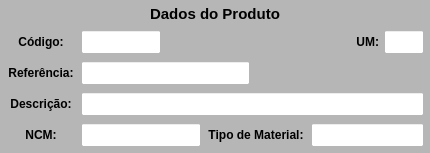
        <widget class="QWidget" name="widget_Cor1" native="true">
         <property name="sizePolicy">
          <sizepolicy hsizetype="Preferred" vsizetype="Preferred">
           <horstretch>0</horstretch>
           <verstretch>0</verstretch>
          </sizepolicy>
         </property>
         <property name="minimumSize">
          <size>
           <width>430</width>
           <height>0</height>
          </size>
         </property>
         <property name="maximumSize">
          <size>
           <width>430</width>
           <height>16777215</height>
          </size>
         </property>
         <property name="styleSheet">
          <string notr="true">background-color: rgb(182, 182, 182);</string>
         </property>
         <layout class="QVBoxLayout" name="verticalLayout_8">
          <property name="spacing">
           <number>1</number>
          </property>
          <property name="leftMargin">
           <number>1</number>
          </property>
          <property name="topMargin">
           <number>1</number>
          </property>
          <property name="rightMargin">
           <number>1</number>
          </property>
          <property name="bottomMargin">
           <number>3</number>
          </property>
          <item>
           <widget class="QWidget" name="widget_28" native="true">
            <property name="minimumSize">
             <size>
              <width>0</width>
              <height>25</height>
             </size>
            </property>
            <property name="maximumSize">
             <size>
              <width>16777215</width>
              <height>25</height>
             </size>
            </property>
            <property name="styleSheet">
             <string notr="true"/>
            </property>
            <layout class="QHBoxLayout" name="horizontalLayout_22">
             <property name="spacing">
              <number>3</number>
             </property>
             <property name="leftMargin">
              <number>3</number>
             </property>
             <property name="topMargin">
              <number>3</number>
             </property>
             <property name="rightMargin">
              <number>3</number>
             </property>
             <property name="bottomMargin">
              <number>3</number>
             </property>
             <item>
              <widget class="QLabel" name="label_53">
               <property name="maximumSize">
                <size>
                 <width>16777215</width>
                 <height>16777215</height>
                </size>
               </property>
               <property name="font">
                <font>
                 <pointsize>11</pointsize>
                 <weight>75</weight>
                 <bold>true</bold>
                </font>
               </property>
               <property name="text">
                <string>Dados do Produto</string>
               </property>
               <property name="alignment">
                <set>Qt::AlignCenter</set>
               </property>
              </widget>
             </item>
            </layout>
           </widget>
          </item>
          <item>
           <widget class="QWidget" name="widget_29" native="true">
            <property name="minimumSize">
             <size>
              <width>0</width>
              <height>30</height>
             </size>
            </property>
            <property name="maximumSize">
             <size>
              <width>16777215</width>
              <height>30</height>
             </size>
            </property>
            <property name="styleSheet">
             <string notr="true"/>
            </property>
            <layout class="QHBoxLayout" name="horizontalLayout_25">
             <property name="spacing">
              <number>5</number>
             </property>
             <property name="leftMargin">
              <number>5</number>
             </property>
             <property name="topMargin">
              <number>3</number>
             </property>
             <property name="rightMargin">
              <number>5</number>
             </property>
             <property name="bottomMargin">
              <number>3</number>
             </property>
             <item>
              <widget class="QLabel" name="label_57">
               <property name="minimumSize">
                <size>
                 <width>70</width>
                 <height>0</height>
                </size>
               </property>
               <property name="maximumSize">
                <size>
                 <width>70</width>
                 <height>16777215</height>
                </size>
               </property>
               <property name="font">
                <font>
                 <pointsize>9</pointsize>
                 <weight>75</weight>
                 <bold>true</bold>
                </font>
               </property>
               <property name="text">
                <string>Código:</string>
               </property>
               <property name="alignment">
                <set>Qt::AlignCenter</set>
               </property>
              </widget>
             </item>
             <item>
              <widget class="QLineEdit" name="line_Codigo_Estrut">
               <property name="sizePolicy">
                <sizepolicy hsizetype="Preferred" vsizetype="Preferred">
                 <horstretch>0</horstretch>
                 <verstretch>0</verstretch>
                </sizepolicy>
               </property>
               <property name="minimumSize">
                <size>
                 <width>80</width>
                 <height>0</height>
                </size>
               </property>
               <property name="maximumSize">
                <size>
                 <width>80</width>
                 <height>16777215</height>
                </size>
               </property>
               <property name="font">
                <font>
                 <pointsize>9</pointsize>
                </font>
               </property>
               <property name="styleSheet">
                <string notr="true">background-color: rgb(255, 255, 255);</string>
               </property>
               <property name="alignment">
                <set>Qt::AlignCenter</set>
               </property>
               <property name="placeholderText">
                <string/>
               </property>
              </widget>
             </item>
             <item>
              <widget class="QLabel" name="label_7">
               <property name="text">
                <string/>
               </property>
              </widget>
             </item>
             <item>
              <widget class="QLabel" name="label_23">
               <property name="minimumSize">
                <size>
                 <width>30</width>
                 <height>0</height>
                </size>
               </property>
               <property name="maximumSize">
                <size>
                 <width>30</width>
                 <height>16777215</height>
                </size>
               </property>
               <property name="font">
                <font>
                 <pointsize>9</pointsize>
                 <weight>75</weight>
                 <bold>true</bold>
                </font>
               </property>
               <property name="text">
                <string>UM:</string>
               </property>
               <property name="alignment">
                <set>Qt::AlignRight|Qt::AlignTrailing|Qt::AlignVCenter</set>
               </property>
              </widget>
             </item>
             <item>
              <widget class="QLineEdit" name="line_UM_Estrut">
               <property name="sizePolicy">
                <sizepolicy hsizetype="Preferred" vsizetype="Preferred">
                 <horstretch>0</horstretch>
                 <verstretch>0</verstretch>
                </sizepolicy>
               </property>
               <property name="minimumSize">
                <size>
                 <width>40</width>
                 <height>0</height>
                </size>
               </property>
               <property name="maximumSize">
                <size>
                 <width>40</width>
                 <height>16777215</height>
                </size>
               </property>
               <property name="font">
                <font>
                 <pointsize>9</pointsize>
                </font>
               </property>
               <property name="styleSheet">
                <string notr="true">background-color: rgb(255, 255, 255);</string>
               </property>
               <property name="alignment">
                <set>Qt::AlignCenter</set>
               </property>
              </widget>
             </item>
            </layout>
           </widget>
          </item>
          <item>
           <widget class="QWidget" name="widget_31" native="true">
            <property name="minimumSize">
             <size>
              <width>0</width>
              <height>30</height>
             </size>
            </property>
            <property name="maximumSize">
             <size>
              <width>16777215</width>
              <height>30</height>
             </size>
            </property>
            <property name="styleSheet">
             <string notr="true"/>
            </property>
            <layout class="QHBoxLayout" name="horizontalLayout_27">
             <property name="spacing">
              <number>5</number>
             </property>
             <property name="leftMargin">
              <number>5</number>
             </property>
             <property name="topMargin">
              <number>3</number>
             </property>
             <property name="rightMargin">
              <number>5</number>
             </property>
             <property name="bottomMargin">
              <number>3</number>
             </property>
             <item>
              <widget class="QLabel" name="label_58">
               <property name="minimumSize">
                <size>
                 <width>70</width>
                 <height>0</height>
                </size>
               </property>
               <property name="maximumSize">
                <size>
                 <width>70</width>
                 <height>16777215</height>
                </size>
               </property>
               <property name="font">
                <font>
                 <pointsize>9</pointsize>
                 <weight>75</weight>
                 <bold>true</bold>
                </font>
               </property>
               <property name="text">
                <string>Referência:</string>
               </property>
               <property name="alignment">
                <set>Qt::AlignCenter</set>
               </property>
              </widget>
             </item>
             <item>
              <widget class="QLineEdit" name="line_Referencia_Estrut">
               <property name="sizePolicy">
                <sizepolicy hsizetype="Preferred" vsizetype="Preferred">
                 <horstretch>0</horstretch>
                 <verstretch>0</verstretch>
                </sizepolicy>
               </property>
               <property name="minimumSize">
                <size>
                 <width>0</width>
                 <height>0</height>
                </size>
               </property>
               <property name="maximumSize">
                <size>
                 <width>16777215</width>
                 <height>16777215</height>
                </size>
               </property>
               <property name="font">
                <font>
                 <pointsize>9</pointsize>
                </font>
               </property>
               <property name="cursor">
                <cursorShape>IBeamCursor</cursorShape>
               </property>
               <property name="styleSheet">
                <string notr="true">background-color: rgb(255, 255, 255);</string>
               </property>
               <property name="inputMask">
                <string/>
               </property>
               <property name="text">
                <string/>
               </property>
               <property name="maxLength">
                <number>20</number>
               </property>
               <property name="frame">
                <bool>true</bool>
               </property>
               <property name="echoMode">
                <enum>QLineEdit::Normal</enum>
               </property>
               <property name="alignment">
                <set>Qt::AlignCenter</set>
               </property>
              </widget>
             </item>
             <item>
              <widget class="QLabel" name="label">
               <property name="text">
                <string/>
               </property>
              </widget>
             </item>
            </layout>
           </widget>
          </item>
          <item>
           <widget class="QWidget" name="widget_30" native="true">
            <property name="minimumSize">
             <size>
              <width>0</width>
              <height>30</height>
             </size>
            </property>
            <property name="maximumSize">
             <size>
              <width>16777215</width>
              <height>30</height>
             </size>
            </property>
            <property name="styleSheet">
             <string notr="true"/>
            </property>
            <layout class="QHBoxLayout" name="horizontalLayout_26">
             <property name="spacing">
              <number>5</number>
             </property>
             <property name="leftMargin">
              <number>5</number>
             </property>
             <property name="topMargin">
              <number>3</number>
             </property>
             <property name="rightMargin">
              <number>5</number>
             </property>
             <property name="bottomMargin">
              <number>3</number>
             </property>
             <item>
              <widget class="QLabel" name="label_59">
               <property name="minimumSize">
                <size>
                 <width>70</width>
                 <height>0</height>
                </size>
               </property>
               <property name="maximumSize">
                <size>
                 <width>70</width>
                 <height>16777215</height>
                </size>
               </property>
               <property name="font">
                <font>
                 <pointsize>9</pointsize>
                 <weight>75</weight>
                 <bold>true</bold>
                </font>
               </property>
               <property name="text">
                <string>Descrição:</string>
               </property>
               <property name="alignment">
                <set>Qt::AlignCenter</set>
               </property>
              </widget>
             </item>
             <item>
              <widget class="QLineEdit" name="line_Descricao_Estrut">
               <property name="sizePolicy">
                <sizepolicy hsizetype="Preferred" vsizetype="Preferred">
                 <horstretch>0</horstretch>
                 <verstretch>0</verstretch>
                </sizepolicy>
               </property>
               <property name="minimumSize">
                <size>
                 <width>0</width>
                 <height>0</height>
                </size>
               </property>
               <property name="maximumSize">
                <size>
                 <width>16777215</width>
                 <height>16777215</height>
                </size>
               </property>
               <property name="font">
                <font>
                 <pointsize>9</pointsize>
                </font>
               </property>
               <property name="styleSheet">
                <string notr="true">background-color: rgb(255, 255, 255);</string>
               </property>
               <property name="alignment">
                <set>Qt::AlignLeading|Qt::AlignLeft|Qt::AlignVCenter</set>
               </property>
              </widget>
             </item>
            </layout>
           </widget>
          </item>
          <item>
           <widget class="QWidget" name="widget_32" native="true">
            <property name="minimumSize">
             <size>
              <width>0</width>
              <height>30</height>
             </size>
            </property>
            <property name="maximumSize">
             <size>
              <width>16777215</width>
              <height>30</height>
             </size>
            </property>
            <property name="styleSheet">
             <string notr="true"/>
            </property>
            <layout class="QHBoxLayout" name="horizontalLayout_28">
             <property name="spacing">
              <number>5</number>
             </property>
             <property name="leftMargin">
              <number>5</number>
             </property>
             <property name="topMargin">
              <number>3</number>
             </property>
             <property name="rightMargin">
              <number>5</number>
             </property>
             <property name="bottomMargin">
              <number>3</number>
             </property>
             <item>
              <widget class="QLabel" name="label_62">
               <property name="minimumSize">
                <size>
                 <width>70</width>
                 <height>0</height>
                </size>
               </property>
               <property name="maximumSize">
                <size>
                 <width>70</width>
                 <height>16777215</height>
                </size>
               </property>
               <property name="font">
                <font>
                 <pointsize>9</pointsize>
                 <weight>75</weight>
                 <bold>true</bold>
                </font>
               </property>
               <property name="text">
                <string>NCM:</string>
               </property>
               <property name="alignment">
                <set>Qt::AlignCenter</set>
               </property>
              </widget>
             </item>
             <item>
              <widget class="QLineEdit" name="line_NCM_Estrut">
               <property name="sizePolicy">
                <sizepolicy hsizetype="Preferred" vsizetype="Preferred">
                 <horstretch>0</horstretch>
                 <verstretch>0</verstretch>
                </sizepolicy>
               </property>
               <property name="minimumSize">
                <size>
                 <width>120</width>
                 <height>0</height>
                </size>
               </property>
               <property name="maximumSize">
                <size>
                 <width>120</width>
                 <height>16777215</height>
                </size>
               </property>
               <property name="font">
                <font>
                 <pointsize>9</pointsize>
                </font>
               </property>
               <property name="styleSheet">
                <string notr="true">background-color: rgb(255, 255, 255);</string>
               </property>
               <property name="alignment">
                <set>Qt::AlignCenter</set>
               </property>
              </widget>
             </item>
             <item>
              <widget class="QLabel" name="label_60">
               <property name="minimumSize">
                <size>
                 <width>100</width>
                 <height>0</height>
                </size>
               </property>
               <property name="maximumSize">
                <size>
                 <width>100</width>
                 <height>16777215</height>
                </size>
               </property>
               <property name="font">
                <font>
                 <pointsize>9</pointsize>
                 <weight>75</weight>
                 <bold>true</bold>
                </font>
               </property>
               <property name="text">
                <string>Tipo de Material:</string>
               </property>
               <property name="alignment">
                <set>Qt::AlignCenter</set>
               </property>
              </widget>
             </item>
             <item>
              <widget class="QLineEdit" name="line_Tipo_Estrut">
               <property name="sizePolicy">
                <sizepolicy hsizetype="Preferred" vsizetype="Preferred">
                 <horstretch>0</horstretch>
                 <verstretch>0</verstretch>
                </sizepolicy>
               </property>
               <property name="minimumSize">
                <size>
                 <width>0</width>
                 <height>0</height>
                </size>
               </property>
               <property name="maximumSize">
                <size>
                 <width>180</width>
                 <height>16777215</height>
                </size>
               </property>
               <property name="font">
                <font>
                 <pointsize>9</pointsize>
                </font>
               </property>
               <property name="styleSheet">
                <string notr="true">background-color: rgb(255, 255, 255);</string>
               </property>
               <property name="alignment">
                <set>Qt::AlignCenter</set>
               </property>
              </widget>
             </item>
            </layout>
           </widget>
          </item>
         </layout>
        </widget>
